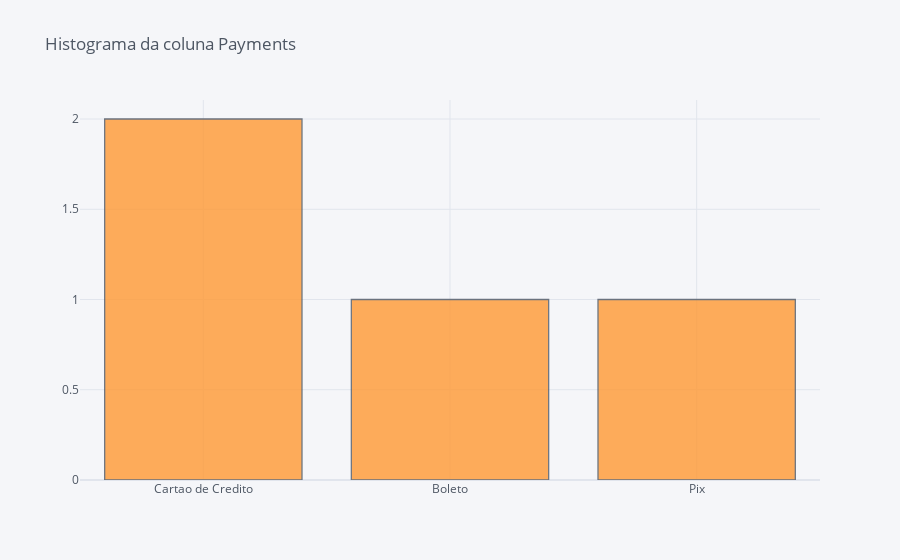

The code cell stored with this chart in its notebook:
### Code cell
cf.go_offline()
df['payment'].iplot(kind='hist', bins=50, title='Histograma da coluna Payments')

### Figure 1 — Plotly figure (JSON) as saved in the notebook; plotly's stock layout.template omitted (floating-point values rounded to 4 significant figures)
{"data": [{"histfunc": "count", "histnorm": "", "marker": {"color": "rgba(255, 153, 51, 1.0)", "line": {"color": "#4D5663", "width": 1.3}}, "name": "payment", "nbinsx": 50, "opacity": 0.8, "orientation": "v", "type": "histogram", "x": ["Cartao de Credito", "Boleto", "Cartao de Credito", "Pix"]}], "layout": {"barmode": "overlay", "legend": {"bgcolor": "#F5F6F9", "font": {"color": "#4D5663"}}, "paper_bgcolor": "#F5F6F9", "plot_bgcolor": "#F5F6F9", "title": {"font": {"color": "#4D5663"}, "text": "Histograma da coluna Payments"}, "xaxis": {"gridcolor": "#E1E5ED", "showgrid": true, "tickfont": {"color": "#4D5663"}, "title": {"font": {"color": "#4D5663"}, "text": ""}, "zerolinecolor": "#E1E5ED"}, "yaxis": {"gridcolor": "#E1E5ED", "showgrid": true, "tickfont": {"color": "#4D5663"}, "title": {"font": {"color": "#4D5663"}, "text": ""}, "zerolinecolor": "#E1E5ED"}}}
